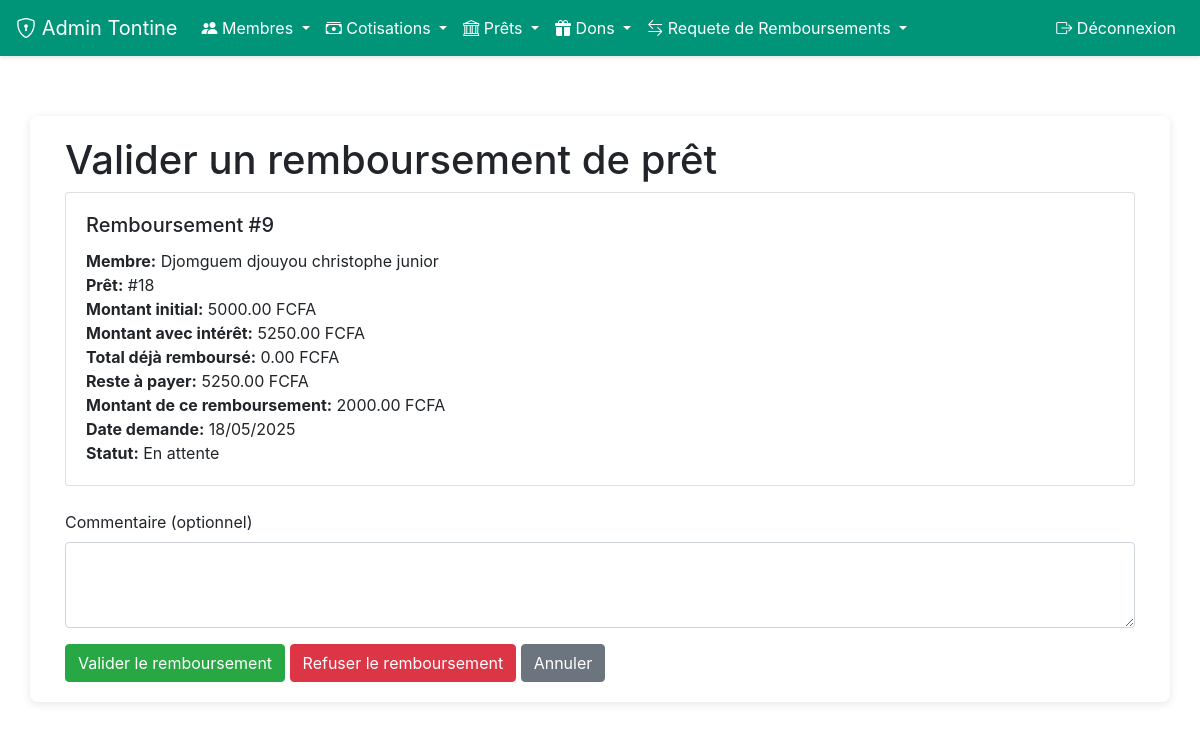
/admin-tontine/remboursements-pret/9/valider/ (signed in), run on the app's committed database.
### application/models.py (models this page shows, shortened)
class Remboursement(models.Model):
    STATUTS = [
        ('P', 'En attente'),
        ('A', 'Approuvé'),
        ('R', 'Rejeté')
    ]
    TYPE_REMBOURSEMENT = [
        ('COT', 'Cotisation'),
        ('PRET', 'Prêt')
    ]
    membre = models.ForeignKey(User, on_delete=models.CASCADE)
    cotisation = models.ForeignKey(Cotisation, on_delete=models.SET_NULL, null=True, blank=True)
    pret = models.ForeignKey(Pret, on_delete=models.SET_NULL, null=True, blank=True)
    montant = models.DecimalField(max_digits=10, decimal_places=2)
    date_demande = models.DateField(auto_now_add=True)
    date_validation = models.DateField(null=True, blank=True)
    statut = models.CharField(max_length=1, choices=STATUTS, default='P')
    type_remboursement = models.CharField(max_length=4, choices=TYPE_REMBOURSEMENT, default='COT')
    commentaire = models.TextField(blank=True, null=True)

class Pret(models.Model):
    STATUT_CHOICES = [
        ('DEM', 'Demande en cours'),
        ('ACC', 'Accepté'),
        ('REF', 'Refusé'),
        ('REM', 'Remboursé')
    ]
    PERIODE_REMBOURSEMENT = [
        ('1M', '1 mois'),
        ('3M', '3 mois'),
        ('6M', '6 mois'),
        ('1A', '1 an')
    ]
    emprunteur = models.ForeignKey(User, on_delete=models.CASCADE, related_name='prets')
    cotisation = models.ForeignKey(Cotisation, on_delete=models.SET_NULL, null=True, blank=True)
    montant = models.DecimalField(max_digits=12, decimal_places=2)
    montant_a_rembourser = models.DecimalField(max_digits=12, decimal_places=2, null=True, blank=True)
    motif = models.TextField()
    date_demande = models.DateTimeField(auto_now_add=True)
    date_approbation = models.DateTimeField(null=True, blank=True)
    statut = models.CharField(max_length=3, choices=STATUT_CHOICES, default='DEM')
    avaliseur = models.ForeignKey(User, on_delete=models.SET_NULL, null=True, blank=True, related_name='prets_avalises')
    periode_remboursement = models.CharField(max_length=2, choices=PERIODE_REMBOURSEMENT, default='1M')
    infos_avaliseur = models.TextField(blank=True, null=True)
    fichier_avaliseur = models.FileField(
        upload_to='avaliseurs/',
        null=True,
        blank=True,
        verbose_name="Fichier d'informations de l'avaliseur (PDF)"
    )
    montant_deja_rembourse = models.DecimalField(
        max_digits=12,
        decimal_places=2,
        default=0
    )
    @property
    def reste_a_rembourser(self):
        return self.montant_a_rembourser - self.montant_deja_rembourse

### application/views.py (the view, shortened to what this page needs)
@login_required
@user_passes_test(is_tontine_admin)
def admin_valider_remboursement_pret(request, remboursement_id):
    remboursement = get_object_or_404(
        Remboursement,
        id=remboursement_id,
        type_remboursement='PRET'
    )
    return render(request, 'admin_tontine/valider_remboursement_pret.html', {
        'remboursement': remboursement
    })

### application/views.py (called while the page is built)
def is_tontine_admin(user):
    return hasattr(user, 'profile') and user.profile.is_tontine_admin

### application/templates/admin_tontine/valider_remboursement_pret.html (shortened to what this page needs)
{% extends 'bas.html' %}
{% block content %}
<div class="container">
    <h1>Valider un remboursement de prêt</h1>
    <div class="card mb-4">
        <div class="card-body">
            <h5 class="card-title">Remboursement #{{ remboursement.id }}</h5>
            <p class="card-text">
                <strong>Membre:</strong> {{ remboursement.membre.get_full_name }}<br>
                <strong>Prêt:</strong> #{{ remboursement.pret.id }}<br>
                <strong>Montant initial:</strong> {{ remboursement.pret.montant }} FCFA<br>
                <strong>Montant avec intérêt:</strong> {{ remboursement.pret.montant_a_rembourser }} FCFA<br>
                <strong>Total déjà remboursé:</strong> {{ remboursement.pret.montant_deja_rembourse }} FCFA<br>
                <strong>Reste à payer:</strong> {{ remboursement.pret.reste_a_rembourser }} FCFA<br>
                <strong>Montant de ce remboursement:</strong> {{ remboursement.montant }} FCFA<br>
                <strong>Date demande:</strong> {{ remboursement.date_demande|date:"d/m/Y" }}<br>
                <strong>Statut:</strong> {{ remboursement.get_statut_display }}
            </p>
        </div>
    </div>
    <form method="post">
        <div class="mb-3">
            <label for="commentaire" class="form-label">Commentaire (optionnel)</label>
            <textarea class="form-control" id="commentaire" name="commentaire" rows="3"></textarea>
        </div>
        <button type="submit" name="action" value="valider" class="btn btn-success">
            Valider le remboursement
        </button>
        <button type="submit" name="action" value="refuser" class="btn btn-danger">
            Refuser le remboursement
        </button>
        <a href="{% url 'application:admin_liste_remboursements_pret' %}" class="btn btn-secondary">Annuler</a>
    </form>
</div>
{% endblock %}

### application/templates/bas.html (style rules this page uses)
body { margin: 0; padding: 0; background-image: url('https://previews.123rf.com/images/pongmoji/pongmoji1502/pongmoji150200021/36435872-fond-d-%C3%A9cran-int%C3%A9rieur-blanc-la-couleur-de-fond-texture.jpg'); background-size: cover; background-repeat: no-repeat; background-position: center; min-height: 100vh; }

### data on the page
Remboursement: id "9", membre.get_full_name "Djomguem djouyou christophe junior", pret.id "18", pret.montant "5000.00", pret.montant_a_rembourser "5250.00", pret.montant_deja_rembourse "0.00", pret.reste_a_rembourser "5250.00", montant "2000.00", date_demande "18/05/2025", statut "En attente"
